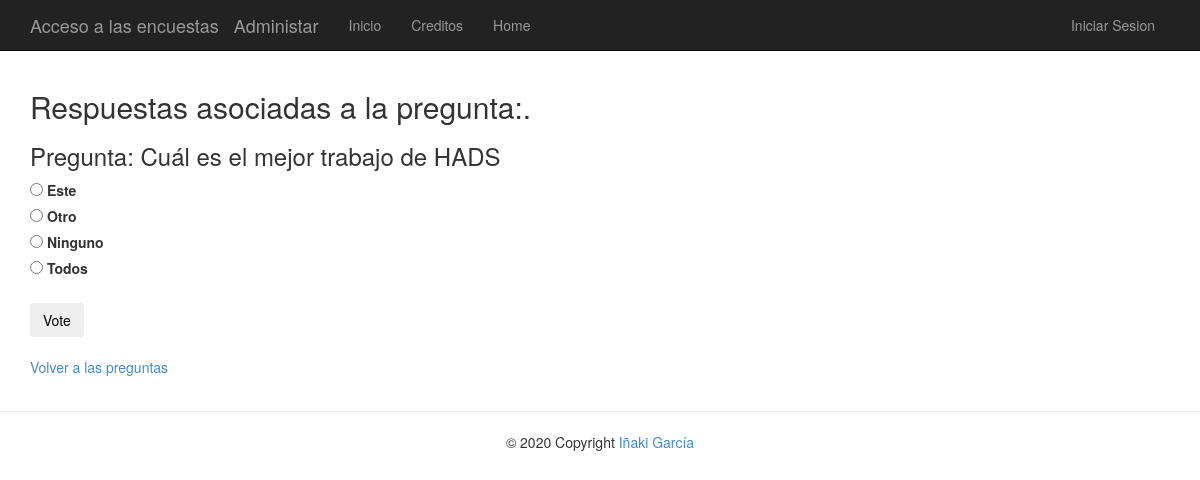
The app's page /polls/14/ with its own data.
### app/models.py (models this page shows)
class Question(models.Model):
    question_text = models.CharField(max_length=200)
    pub_date = models.DateTimeField('date published')
    category = models.CharField(max_length = 200, default="No category")

class Choice(models.Model):
    question = models.ForeignKey(Question, on_delete=models.CASCADE,)
    choice_text = models.CharField(max_length=200)
    votes = models.IntegerField(default=0)
    correct = models.BooleanField(default = False)

### app/views.py (the view)
# urls.py: url(r'^polls/(?P<question_id>\d+)/$', app.views.detail, name='detail'),
def detail(request, question_id):
     question = get_object_or_404(Question, pk=question_id)
     return render(request, 'polls/detail.html', {'title':'Respuestas asociadas a la pregunta:','question': question})

### app/templates/polls/detail.html (shortened to what this page needs)
﻿{% extends "app/layout.html" %}
{% block content %}
<h2>{{ title }}.</h2>
<h3>Pregunta: {{ question.question_text }}</h3>
<form action="{% url 'vote' question.id %}" method="POST">
{% if request.user.is_authenticated %}
<table class="table">
    <thead>
        <th scope="col">Choice text</th>
        <th scope="col">Votes</th>
        <th scope="col">Answer</th>
    </thead>
    <tbody>
    {% for choice in question.choice_set.all %}
    <tr>
        <td>{{ choice.choice_text }}</td>
        <td>{{ choice.votes }}</td>
        <td>{% if choice.correct %} <label style="color: green"> CORRECT {% else %} <label style="color: red"> INCORRECT  {% endif %}</tr>
    </tr>
    {% endfor %}
    </tbody>
</table>
{% else %}
    {% for choice in question.choice_set.all %}
        <div class="input-group-text">
            <input type="radio" name="choice" id="choice{{ forloop.counter }}" value="{{ choice.id }}" />
            <label for="choice{{ forloop.counter }}">   {{ choice.choice_text }}</label>
        </div>
    {% endfor %}
    <br />
    <button type="submit" class="btn btn-light mb-2">Vote</button>
    <br /><br />
    <a href="{% url 'index' %}">Volver a las preguntas</a>
    </div>
{% endif %}
{% endblock %}

### app/static/app/content/site.css (style rules this page uses)
body { padding-top: 50px; padding-bottom: 20px; }
input, select, textarea { max-width: 280px; }

### records on screen
Question: question_text "Cuál es el mejor trabajo de HADS"
Choice: choice_text "Este"
Choice: choice_text "Otro"
Choice: choice_text "Ninguno"
Choice: choice_text "Todos"

### other values on screen
{{ title }} "Respuestas asociadas a la pregunta:"
